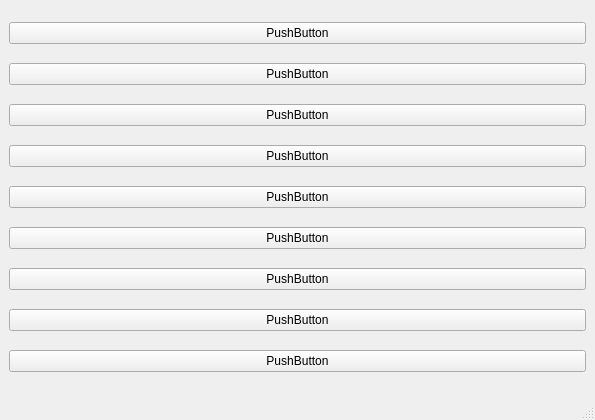
<?xml version="1.0" encoding="UTF-8"?>
<ui version="4.0">
 <class>MainWindow</class>
 <widget class="QMainWindow" name="MainWindow">
  <property name="geometry">
   <rect>
    <x>0</x>
    <y>0</y>
    <width>595</width>
    <height>420</height>
   </rect>
  </property>
  <property name="windowTitle">
   <string>MainWindow</string>
  </property>
  <widget class="QWidget" name="centralwidget">
   <layout class="QGridLayout" name="gridLayout">
    <item row="0" column="0">
     <widget class="QPushButton" name="pushButton_7">
      <property name="text">
       <string>PushButton</string>
      </property>
     </widget>
    </item>
    <item row="1" column="0">
     <widget class="QPushButton" name="pushButton">
      <property name="text">
       <string>PushButton</string>
      </property>
     </widget>
    </item>
    <item row="2" column="0">
     <widget class="QPushButton" name="pushButton_6">
      <property name="text">
       <string>PushButton</string>
      </property>
     </widget>
    </item>
    <item row="3" column="0">
     <widget class="QPushButton" name="pushButton_5">
      <property name="text">
       <string>PushButton</string>
      </property>
     </widget>
    </item>
    <item row="4" column="0">
     <widget class="QPushButton" name="pushButton_8">
      <property name="text">
       <string>PushButton</string>
      </property>
     </widget>
    </item>
    <item row="5" column="0">
     <widget class="QPushButton" name="pushButton_9">
      <property name="text">
       <string>PushButton</string>
      </property>
     </widget>
    </item>
    <item row="6" column="0">
     <widget class="QPushButton" name="pushButton_2">
      <property name="text">
       <string>PushButton</string>
      </property>
     </widget>
    </item>
    <item row="7" column="0">
     <widget class="QPushButton" name="pushButton_3">
      <property name="text">
       <string>PushButton</string>
      </property>
     </widget>
    </item>
    <item row="8" column="0">
     <widget class="QPushButton" name="pushButton_4">
      <property name="text">
       <string>PushButton</string>
      </property>
     </widget>
    </item>
   </layout>
  </widget>
  <widget class="QMenuBar" name="menubar">
   <property name="geometry">
    <rect>
     <x>0</x>
     <y>0</y>
     <width>595</width>
     <height>23</height>
    </rect>
   </property>
  </widget>
  <widget class="QStatusBar" name="statusbar"/>
 </widget>
 <resources/>
 <connections/>
</ui>
